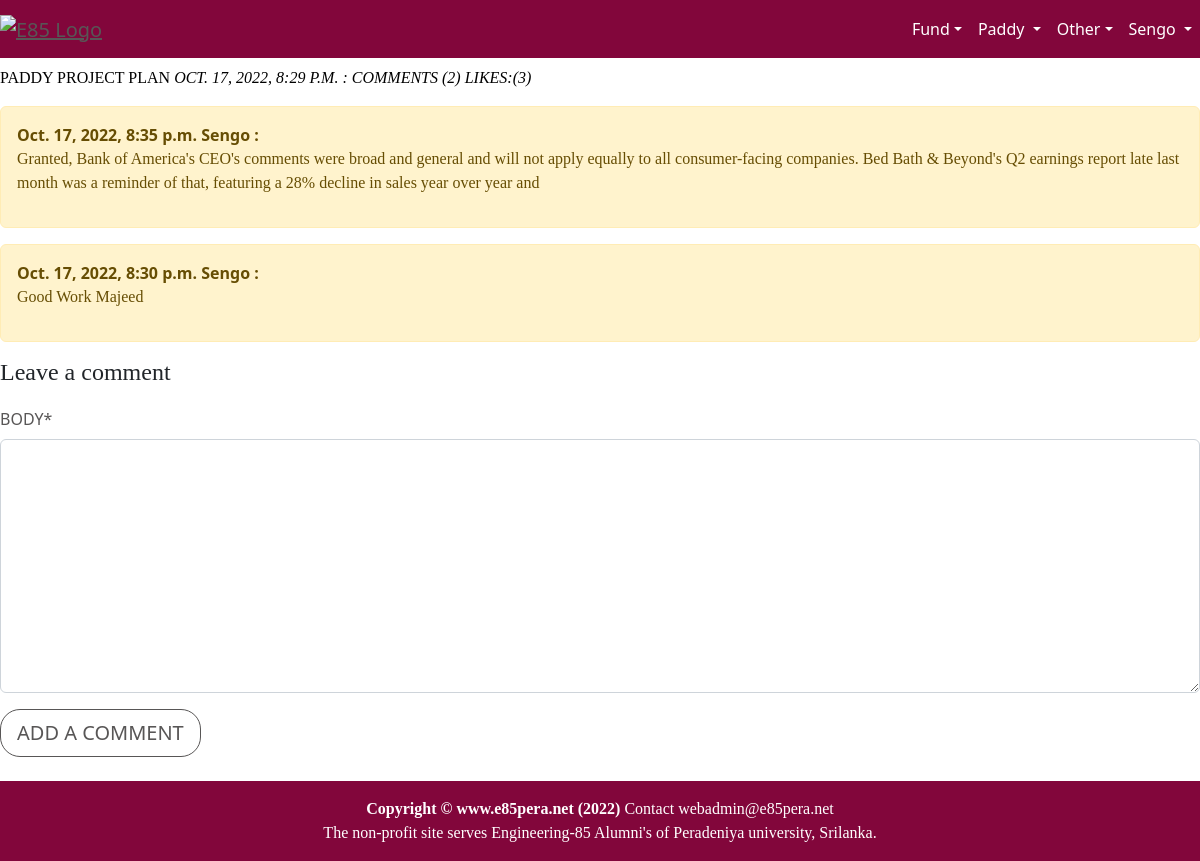
The app's page /paddyprj/prjStatusComment1 (signed in), older data.
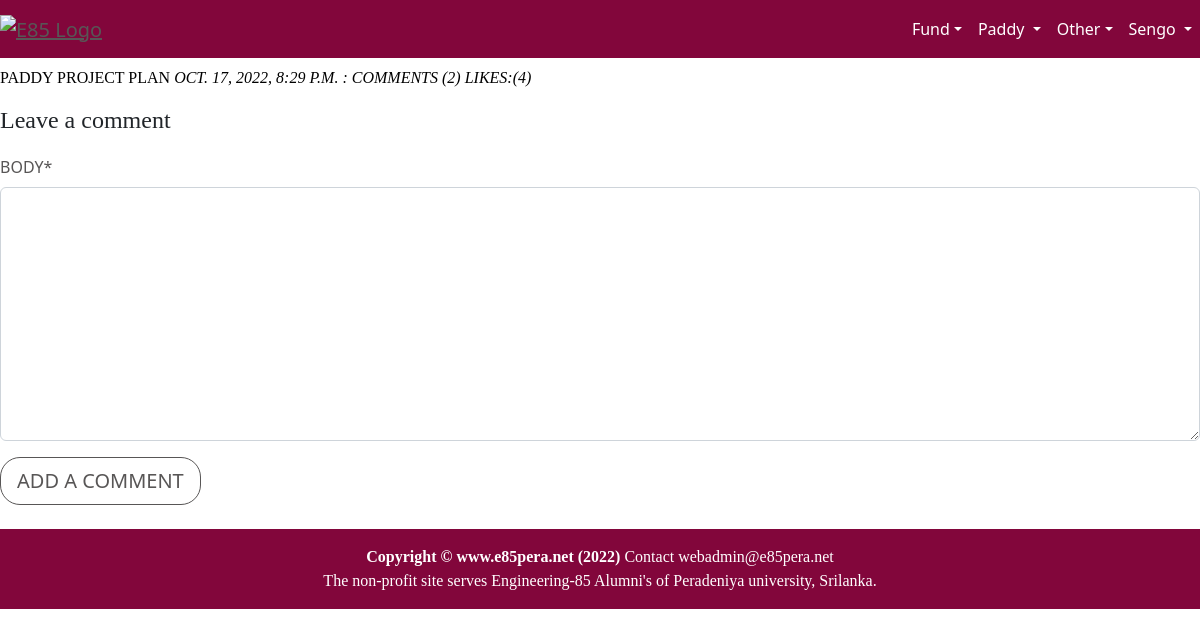
The same page, newer data.
### paddyprj/models.py (models this page shows, shortened)
class ProjectStatus(models.Model):
    project = models.ForeignKey(PaddyProject, on_delete=models.CASCADE)
    title = models.CharField(max_length=128)
    content = models.TextField(max_length=2000)
    photo = models.ImageField(upload_to='paddyprj/%Y',blank=True, null=True)
    video = models.FileField(upload_to='paddyprj/%Y',blank=True, null=True)
    link = models.URLField(blank=True, null=True, help_text="Optional: any link to share")
    likes = models.PositiveSmallIntegerField(default=0)
    dislikes = models.PositiveSmallIntegerField(default=0)
    comments = models.PositiveSmallIntegerField(default=0)
    reviewedBy = models.ForeignKey(User, related_name='reviewer', on_delete=models.CASCADE, null=True)
    updatedBy = models.ForeignKey(User, related_name='updatedBy', on_delete=models.CASCADE)
    updatedOn = models.DateTimeField(default=timezone.now)

class Comment(models.Model):
    status = models.ForeignKey(ProjectStatus, on_delete=models.CASCADE)
    body = models.TextField(max_length=256)
    link = models.URLField(blank=True, null=True, help_text="Optional: any link to share")
    updatedBy = models.ForeignKey(User, related_name='commentor', on_delete=models.CASCADE)
    updatedOn = models.DateTimeField(default=timezone.now)
    class Meta:
        ordering = ['-updatedOn']

### paddyprj/views.py (the view, shortened to what this page needs)
# urls.py: re_path(r'prjStatusComment(?P<pk>\d+)', prjStatusComment, name='prjStatusComment'),
@login_required
def prjStatusComment(request, pk):
    template_name = 'comment_list.html'
    post = get_object_or_404(ProjectStatus, id=pk)
    if post == None:
        return reverse_lazy('paddyprj:prjStatusList')
    new_comment = None
    comment_form = CommentForm()
    comments = Comment.objects.all().filter(status_id=pk).order_by('-updatedOn')
    return render(request, template_name=template_name, context={'prj': post,
                                           'comment_list': comments,
                                           'form': comment_form})

### paddyprj/forms.py (shortened to what this page needs)
class CommentForm(forms.ModelForm):
    class Meta:
        model = Comment
        fields = ['body','link']

### paddyprj/templates/comment_list.html (shortened to what this page needs)
{% extends 'home/base.html' %}
{% load crispy_forms_tags %}
{% block content %}
<div class="container-fluid">
    <div class="row text-left justify-content-left">
    <div class="card-header justify-center">
        <p>{{prj.title}}
        <i>{{prj.updatedOn}} : Comments ({{ prj.comments }}) Likes:({{prj.likes}})</i>
    </div>
    <div class="card-body text-left justify-content-left">
        {% for comment in comment_list %}
        <div class="alert alert-warning justify-content-left">
            <strong>{{comment.updatedOn}} {{comment.updatedBy.first_name}} :</strong> {{comment.body|linebreaks}}
        </div>
        {% endfor %}
    </div>
    <div class="card-footer justify-content-center">
        {% if user.is_authenticated %}
        <h4>Leave a comment</h4>
        <form method="post" style="margin-top: 1.3em;">
                {{ form.body | as_crispy_field}}
            <button type="submit" class="btn btn-secondary  btn-lg">Add a Comment</button>
        </form>
        {% endif %}
    </div>
    </div>
</div>
{% include 'home/footer.html' %}
{% endblock content %}

Row changes from the older to the newer data that the page shows:
removed Comment: updatedOn "Oct. 17, 2022, 8:35 p.m.", updatedBy.first_name "Sengo", body "Granted, Bank of America's CEO's comments were broad and general and will not apply equally to all consumer-facing companies. Bed Bath & Beyond's Q2 earnings report late last month was a reminder of that, featuring a 28% decline in sales year over year and"
removed Comment: updatedOn "Oct. 17, 2022, 8:30 p.m.", updatedBy.first_name "Sengo", body "Good Work Majeed"
changed ProjectStatus "PADDY PROJECT PLAN": likes "3" → "4"
